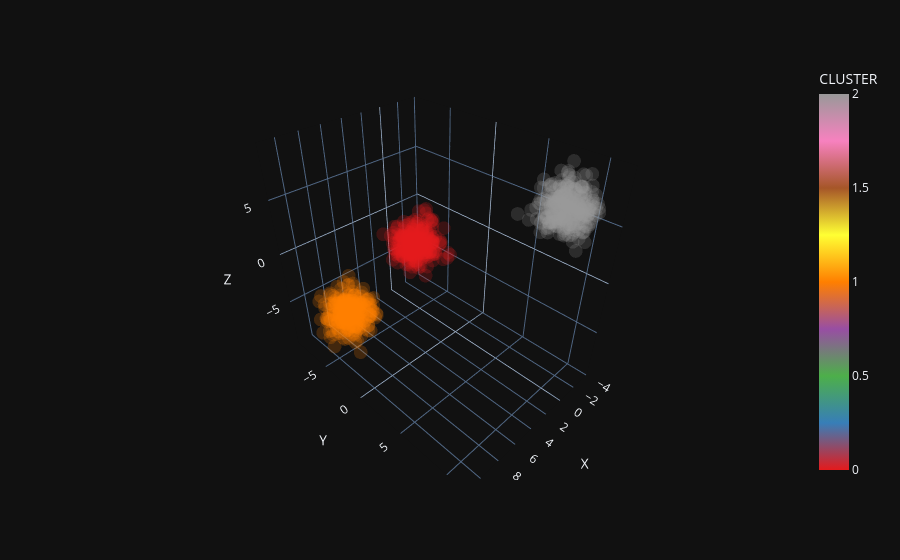

The code cell stored with this chart in its notebook:
### Markdown cell above
## 7. 視覺化 — Blobs 資料

使用 matplotlib 3D 散佈圖與 Plotly 互動圖檢視合成超球體資料的分佈。

### Code cell
# 使用 matplotlib 繪製 Blobs 合成資料的 3D 散佈圖
# predicted=blob_labels 用真實的分群標籤著色，確認資料分佈
show_scatter_3d(blobs_df, 'X', 'Y', 'Z',predicted=blob_labels);

# 使用 Plotly 繪製相同資料的互動式 3D 圖表
# 互動圖表可旋轉、縮放、滑鼠懸停顯示提示框
# 當分群在 3D 空間中重疊時，旋轉視角特別有幫助
plotly_scatter_3d(blobs_df, 'X', 'Y', 'Z', color='CLUSTER')

### Figure 1 — Plotly figure (JSON) as saved in the notebook; plotly's stock layout.template omitted (floating-point values rounded to 4 significant figures; data arrays with more than 128 entries replaced by an {"elided": "..."} marker saying what was removed)
{"data": [{"hovertemplate": "X=%{x}<br>Y=%{y}<br>Z=%{z}<br>CLUSTER=%{marker.color}<extra></extra>", "legendgroup": "", "marker": {"color": {"elided": "1000 int values"}, "coloraxis": "coloraxis", "opacity": 0.2, "symbol": "circle"}, "mode": "markers", "name": "", "scene": "scene", "showlegend": false, "x": {"elided": "1000 float values"}, "y": {"elided": "1000 float values"}, "z": {"elided": "1000 float values"}, "type": "scatter3d"}], "layout": {"scene": {"domain": {"x": [0.0, 1.0], "y": [0.0, 1.0]}, "xaxis": {"title": {"text": "X"}}, "yaxis": {"title": {"text": "Y"}}, "zaxis": {"title": {"text": "Z"}}}, "coloraxis": {"colorbar": {"title": {"text": "CLUSTER"}}, "colorscale": [[0.0, "rgb(228,26,28)"], [0.125, "rgb(55,126,184)"], [0.25, "rgb(77,175,74)"], [0.375, "rgb(152,78,163)"], [0.5, "rgb(255,127,0)"], [0.625, "rgb(255,255,51)"], [0.75, "rgb(166,86,40)"], [0.875, "rgb(247,129,191)"], [1.0, "rgb(153,153,153)"]]}, "legend": {"tracegroupgap": 0}, "margin": {"t": 60}}}
